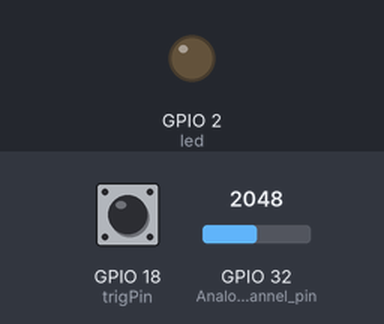
Bench run of a sketch on a simulated ESP32. Parts: output pins drawn as LEDs (lit = HIGH). The inputs (shaded band) are chosen by the test bench; at power-on: GPIO 18 (trigPin) HIGH, GPIO 32 (Analog_channel_pin) = 2048. WiFi joins after 1.5 s; servers stay silent unless stated; uploads are accepted with an empty reply; web services answer with replies made up by the test bench; what the sketch prints to the serial monitor is not drawn.

Above: at 4.7 s.
4.8 s: GPIO 18 (trigPin) pulled LOW for 0.15 s
At 6.7 s:
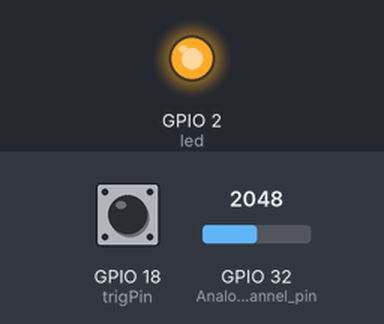
Timing chart, 0 to 13.8 s (numbered marks = the images above; inputs shaded):
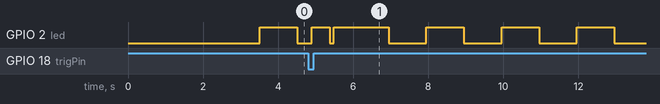

The sketch:

IoT_IFTTT.ino
```cpp
#ifdef ESP32
#include <WiFi.h>
#else
#include <ESP8266WiFi.h>
#endif

#include <HTTPClient.h>

const int Analog_channel_pin = 32;
int ADC_VALUE = 0;
int ADC_VALUE_HIT = 0;
int ADC_MAX = 3340;
int ADC_MIN = 3054;
float voltage_value = 0.0;
float persentase = 0.0;
int last_pre = 0;
float persentase_2 = 0.0;
char ssid1[15];
char ssid2[15];
const int trigPin = 18;
const int led = 2;
int a = 0;
int b = 0;
int State = 0;
unsigned long tungguB = 0;
unsigned long tungguF = 0;
unsigned long tungguS = 0;
unsigned long tungguK = 0;
unsigned long tunggu30m = 0;
bool pre = false;
bool trigger2 = false;
bool trigger = false;
bool ledState = false;
String kirim;
int Bit;
const char* ssid = "FORMULATRIX_2.4GHz";
const char* password = "FmlxF@iry13";
const char* resource = "/trigger/IoTMonitoring_Trial/with/key/iV-DofTKfwBoeF-5RkO9SM6r5nz7BHHqizHAQISwkNS";
const char* server = "maker.ifttt.com";
uint64_t uS_TO_S_FACTOR = 1000000;  // Conversion factor for micro seconds to seconds
// sleep for 30 minutes = 1800 seconds
uint64_t TIME_TO_SLEEP = 1800;
void setup() {
  Serial.begin(115200);
  pinMode(Analog_channel_pin, INPUT);
  pinMode(led, OUTPUT);
  pinMode(trigPin, INPUT_PULLUP);
  attachInterrupt(digitalPinToInterrupt(trigPin), sistem , CHANGE);
  uint64_t chipid = ESP.getEfuseMac(); // The chip ID is essentially its MAC address(length: 6 bytes).
  uint16_t chip = (uint16_t)(chipid >> 32);
  snprintf(ssid1, 15, "%04X", chip);
  snprintf(ssid2, 15, "%08X", (uint32_t)chipid);
  delay(2000);
  initWifi();

}
void loop()
{
  //  Serial.println(WiFi.localIP());
  unsigned long tunggu = millis();
  kedip();
  kirim30m();
  if (trigger2)
  {
    tungguK = tunggu;
    trigger = true;
    trigger2 = false;
  }
  if (trigger)
  {
    if ((unsigned long)(tunggu - tungguK) >= 100)
    {
      Serial.println(digitalRead(trigPin));
      if (digitalRead(trigPin) == 1)
      {
        kirim = "FALSE";Bit = 0;
      }
      else
      {
        kirim = "TRUE";Bit = 1;
      }
      ProsesKirim();
      trigger = false;
    }
  }

  //  Serial.println(WiFi.status());
}
void initWifi() {
  Serial.print("Connecting to: ");
  Serial.print(ssid);
  WiFi.begin(ssid, password);
  int timeout = 10 * 4; // 10 seconds
  while (WiFi.status() != WL_CONNECTED  ) { //&& (timeout-- > 0)) {
    delay(250);
    Serial.print(".");
  }

  Serial.println("");
  if (WiFi.status() != WL_CONNECTED) {
    Serial.println("Failed to connect, going back to sleep");
  }
  else if ( WiFi.status() == WL_CONNECTED)
  {
    batt_level();
  }
  Serial.print("WiFi connected in: ");
  Serial.print(millis());
  Serial.print(", IP address: ");
  Serial.println(WiFi.localIP());

}
// Make an HTTP request to the IFTTT web service
void makeIFTTTRequest() {
  Serial.print("Connecting to ");
  Serial.print(server);

  WiFiClient client;
  int retries = 5;
  while (!!!client.connect(server, 80) && (retries-- > 0)) {
    Serial.print(".");
  }
  Serial.println();
  if (!!!client.connected()) {
    Serial.println("Failed to connect...");
  }

  Serial.print("Request resource: ");
  Serial.println(resource);
  // Temperature in Celsius
  String jsonObject = String("{\"value1\":\"") + kirim + "\",\"value2\":\"" + ssid1 + ssid2 + "\",\"value3\":\"" + last_pre + "%" + "\"}";

  client.println(String("POST ") + resource + " HTTP/1.1");
  client.println(String("Host: ") + server);
  client.println("Connection: close\r\nContent-Type: application/json");
  client.print("Content-Length: ");
  client.println(jsonObject.length());
  client.println();
  client.println(jsonObject);

  int timeout = 5 * 10; // 5 seconds
  while (!!!client.available() ) { //&& (timeout-- > 0)) {
    delay(100);
  }
  if (!!!client.available()) {
    Serial.println("No response...");
  }
  while (client.available()) {
    Serial.write(client.read());
  }

  Serial.println("\nclosing connection");
  client.stop();
}

void kirim_data() {
  String Machine, DevID;
  float Batt = last_pre;
  Machine = "YCM EV1020A";
  DevID = "ESP32-Y";

  String postData = (String)"Machine=" + Machine + "&Bit=" + Bit
                    + "&DevID=" + ssid1 + "&Batt=" + Batt;

  HTTPClient http;
  http.begin("HOSTNAME");
  http.addHeader("Content-Type", "application/x-www-form-urlencoded");

  auto httpCode = http.POST(postData);
  String payload = http.getString();

  Serial.println(postData);
  Serial.println(payload);

  http.end();
  Serial.println("udah ngirim HTTP");
}
```

ADC_BAT.ino
```cpp
void batt_level()
{
  if ((millis() - tungguB) >= 1000)
  {
    pinMode(Analog_channel_pin, INPUT);
    ADC_VALUE = analogRead(Analog_channel_pin);
    if (ADC_VALUE <= 3054) ADC_VALUE_HIT = 3054;
    else if (ADC_VALUE >= 3340) ADC_VALUE_HIT = 3340;
    else ADC_VALUE_HIT = ADC_VALUE;
    persentase = (ADC_VALUE_HIT - 3054.00) * 100.00 / 286.00; // * (2 / 5);
    //  voltage_value = (ADC_VALUE * 2.81 ) / (3340);
    Serial.print((int)persentase); Serial.print(" ");
    if (!pre)last_pre = (int)persentase;
    else
    {
      if ((int)persentase < last_pre) last_pre -= 1.00;
      else if ((int)persentase > last_pre) last_pre += 1.00;
      else last_pre = (int)persentase;
    }
    Serial.println(last_pre);
    pre = true;
    tungguB = millis();
  }
}
```

ProsesKirim.ino
```cpp
void kirim30m()
{
  if((millis() - tunggu30m) >= 1000*60*30)
  {
    if(!trigger2)
    {
      ProsesKirim();
    }
    tunggu30m = millis();
  }
}
void ProsesKirim()
{
//  initWifi();
  digitalWrite(led, HIGH);
  makeIFTTTRequest();
  kirim_data();
  Serial.print("ADC VALUE = "); Serial.println(ADC_VALUE);
  Serial.print(persentase_2); Serial.println("%");
  digitalWrite(led, LOW);
  //#ifdef ESP32
  //  esp_sleep_enable_timer_wakeup(TIME_TO_SLEEP * 1);
  //  Serial.println("Going to sleep now");
  //  esp_deep_sleep_start();
  //#else
  //  Serial.println("Going to sleep now");
  //  ESP.deepSleep(TIME_TO_SLEEP * uS_TO_S_FACTOR);
  //#endif

}
```

blink.ino
```cpp
void kedip()
{
  if (millis() - tungguS >= 1000)
  {
    tungguS = millis();
    ledState = !ledState;
  }
  digitalWrite(led, ledState);
}
```

trigger.ino
```cpp
void sistem()
{
  trigger2 = true;
  batt_level();
}
void sistemF()
{
  if (millis() - tungguF >= 1000 * 30)
  {
    ProsesKirim();
    tungguF = millis();
  }
}
```
